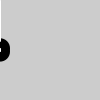
Frame 1 (no input)
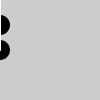
Frame 60 (the mouse pressed at the canvas centre just before this capture)
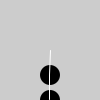
Frame 120 (the mouse held since frame 60 and released just before this capture)

The Processing sketch that drew these frames (run headless with seeded random() and noise(); from frame 60 on, the mouse is pressed at the canvas centre):

// Processing sketch: processing
// ── processing.pde
Spring2D s1,s2;
float gravity=5.0;
float mass=2.0;  

void setup(){
  size(100,100);
  smooth();
  fill(0);
  s1=new Spring2D(0.0,width/2,mass,gravity);
  s2=new Spring2D(0.0,width/2,mass,gravity);
}

void draw(){
  background(204);
  s1.update(mouseX,mouseY);
  s1.display(mouseX,mouseY);
  s2.update(s1.x,s1.y);
  s2.display(s1.x,s1.y);
}

class Spring2D{
  float vx,vy;
  float x,y;
  float gravity;
  float mass;
  float radius=10;
  float stiffness=0.2;
  float damping=0.7;

  Spring2D(float xpos,float ypos,float m,float g){
    x=xpos;
    y=ypos;
    mass=m;
    gravity=g;
  }

  void update(float targetX,float targetY){
    float forceX=(targetX-x)*stiffness;
    float ax=forceX/mass;
    vx=damping*(vx+ax);
    x+=vx;
    float forceY=(targetY-y)*stiffness;
    forceY+=gravity;
    float ay=forceY/mass;
    vy=damping*(vy+ay);
    y+=vy;
  }

  void display(float nx,float ny){
    noStroke();
    ellipse(x, y, radius*2, radius*2);
    stroke(255);
    line(x,y,nx,ny);
  }
}
